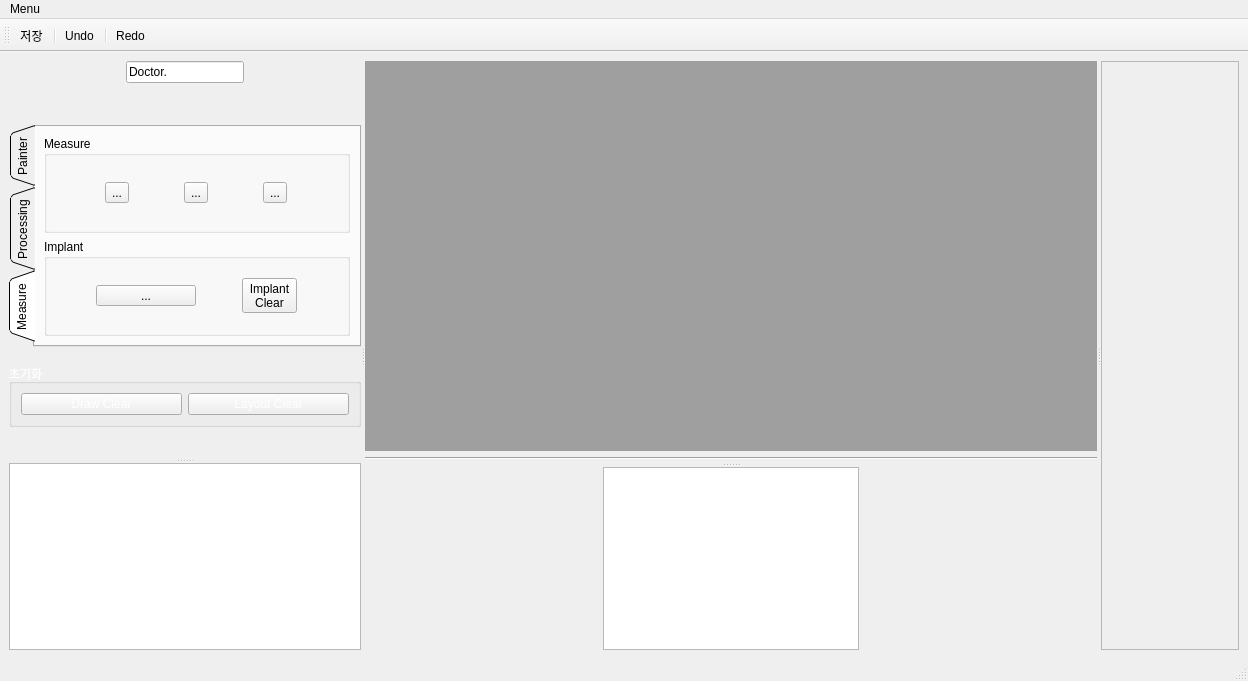
<?xml version="1.0" encoding="UTF-8"?>
<ui version="4.0">
 <class>MainWindow</class>
 <widget class="QMainWindow" name="MainWindow">
  <property name="geometry">
   <rect>
    <x>0</x>
    <y>0</y>
    <width>1248</width>
    <height>681</height>
   </rect>
  </property>
  <property name="windowTitle">
   <string>MainWindow</string>
  </property>
  <property name="styleSheet">
   <string notr="true">QMainWindow {background-color: rgb(32, 56, 100)};

</string>
  </property>
  <widget class="QWidget" name="centralwidget">
   <layout class="QVBoxLayout" name="verticalLayout_2">
    <item>
     <widget class="QSplitter" name="splitter4">
      <property name="orientation">
       <enum>Qt::Horizontal</enum>
      </property>
      <widget class="QSplitter" name="splitter3">
       <property name="orientation">
        <enum>Qt::Horizontal</enum>
       </property>
       <widget class="QSplitter" name="splitter">
        <property name="orientation">
         <enum>Qt::Vertical</enum>
        </property>
        <widget class="QWidget" name="layoutWidget">
         <layout class="QVBoxLayout" name="verticalLayout_8">
          <item>
           <layout class="QVBoxLayout" name="verticalLayout_5">
            <item>
             <layout class="QHBoxLayout" name="horizontalLayout_13">
              <item>
               <spacer name="horizontalSpacer_8">
                <property name="orientation">
                 <enum>Qt::Horizontal</enum>
                </property>
                <property name="sizeHint" stdset="0">
                 <size>
                  <width>40</width>
                  <height>20</height>
                 </size>
                </property>
               </spacer>
              </item>
              <item>
               <widget class="QLineEdit" name="doctorNameLineEdit">
                <property name="text">
                 <string>Doctor.</string>
                </property>
                <property name="readOnly">
                 <bool>true</bool>
                </property>
               </widget>
              </item>
              <item>
               <spacer name="horizontalSpacer_7">
                <property name="orientation">
                 <enum>Qt::Horizontal</enum>
                </property>
                <property name="sizeHint" stdset="0">
                 <size>
                  <width>40</width>
                  <height>20</height>
                 </size>
                </property>
               </spacer>
              </item>
             </layout>
            </item>
            <item>
             <spacer name="verticalSpacer_3">
              <property name="orientation">
               <enum>Qt::Vertical</enum>
              </property>
              <property name="sizeHint" stdset="0">
               <size>
                <width>20</width>
                <height>40</height>
               </size>
              </property>
             </spacer>
            </item>
           </layout>
          </item>
          <item>
           <widget class="QTabWidget" name="tabWidget">
            <property name="tabPosition">
             <enum>QTabWidget::West</enum>
            </property>
            <property name="tabShape">
             <enum>QTabWidget::Triangular</enum>
            </property>
            <property name="currentIndex">
             <number>2</number>
            </property>
            <widget class="QWidget" name="painterTab">
             <attribute name="title">
              <string>Painter</string>
             </attribute>
             <layout class="QVBoxLayout" name="verticalLayout">
              <item>
               <widget class="QGroupBox" name="brushGroupBox">
                <property name="styleSheet">
                 <string notr="true">QGroupBox {color: rgb(255, 255, 255)};</string>
                </property>
                <property name="title">
                 <string>Brush</string>
                </property>
                <layout class="QHBoxLayout" name="horizontalLayout_6">
                 <item>
                  <widget class="QToolButton" name="brushToolButton">
                   <property name="styleSheet">
                    <string notr="true">QToolButton {color: rgb(255, 255, 255)};
</string>
                   </property>
                   <property name="text">
                    <string>Brush</string>
                   </property>
                   <property name="icon">
                    <iconset resource="Image.qrc">
                     <normaloff>:/icon/Image/draw2.png</normaloff>:/icon/Image/draw2.png</iconset>
                   </property>
                  </widget>
                 </item>
                 <item>
                  <widget class="QSpinBox" name="spinBox"/>
                 </item>
                </layout>
               </widget>
              </item>
              <item>
               <widget class="QGroupBox" name="figureGroupBox">
                <property name="styleSheet">
                 <string notr="true">QGroupBox {color: rgb(255, 255, 255)};</string>
                </property>
                <property name="title">
                 <string>Figure</string>
                </property>
                <layout class="QHBoxLayout" name="horizontalLayout_3">
                 <item>
                  <widget class="QToolButton" name="circleToolButton">
                   <property name="minimumSize">
                    <size>
                     <width>0</width>
                     <height>0</height>
                    </size>
                   </property>
                   <property name="text">
                    <string>...</string>
                   </property>
                   <property name="icon">
                    <iconset resource="Image.qrc">
                     <normaloff>:/icon/Image/circle2.png</normaloff>:/icon/Image/circle2.png</iconset>
                   </property>
                   <property name="iconSize">
                    <size>
                     <width>30</width>
                     <height>30</height>
                    </size>
                   </property>
                  </widget>
                 </item>
                 <item>
                  <widget class="QToolButton" name="triangleToolButton">
                   <property name="minimumSize">
                    <size>
                     <width>0</width>
                     <height>0</height>
                    </size>
                   </property>
                   <property name="text">
                    <string>...</string>
                   </property>
                   <property name="icon">
                    <iconset resource="Image.qrc">
                     <normaloff>:/icon/Image/triangle2.png</normaloff>:/icon/Image/triangle2.png</iconset>
                   </property>
                   <property name="iconSize">
                    <size>
                     <width>30</width>
                     <height>30</height>
                    </size>
                   </property>
                  </widget>
                 </item>
                 <item>
                  <widget class="QToolButton" name="rectangleToolButton">
                   <property name="minimumSize">
                    <size>
                     <width>0</width>
                     <height>0</height>
                    </size>
                   </property>
                   <property name="text">
                    <string>...</string>
                   </property>
                   <property name="icon">
                    <iconset resource="Image.qrc">
                     <normaloff>:/icon/Image/rectangle2.png</normaloff>:/icon/Image/rectangle2.png</iconset>
                   </property>
                   <property name="iconSize">
                    <size>
                     <width>30</width>
                     <height>30</height>
                    </size>
                   </property>
                  </widget>
                 </item>
                 <item>
                  <widget class="QToolButton" name="arrowToolButton">
                   <property name="minimumSize">
                    <size>
                     <width>0</width>
                     <height>0</height>
                    </size>
                   </property>
                   <property name="text">
                    <string>...</string>
                   </property>
                   <property name="icon">
                    <iconset resource="Image.qrc">
                     <normaloff>:/icon/Image/arrow3.png</normaloff>:/icon/Image/arrow3.png</iconset>
                   </property>
                   <property name="iconSize">
                    <size>
                     <width>30</width>
                     <height>30</height>
                    </size>
                   </property>
                  </widget>
                 </item>
                </layout>
               </widget>
              </item>
              <item>
               <widget class="QGroupBox" name="colorGroupBox">
                <property name="styleSheet">
                 <string notr="true">QGroupBox {color: rgb(255, 255, 255)};</string>
                </property>
                <property name="title">
                 <string>Color</string>
                </property>
                <layout class="QHBoxLayout" name="horizontalLayout_4">
                 <item>
                  <widget class="QToolButton" name="colorToolButton">
                   <property name="layoutDirection">
                    <enum>Qt::LeftToRight</enum>
                   </property>
                   <property name="text">
                    <string>Color</string>
                   </property>
                   <property name="icon">
                    <iconset resource="Image.qrc">
                     <normaloff>:/icon/Image/color.png</normaloff>:/icon/Image/color.png</iconset>
                   </property>
                   <property name="iconSize">
                    <size>
                     <width>150</width>
                     <height>15</height>
                    </size>
                   </property>
                  </widget>
                 </item>
                </layout>
               </widget>
              </item>
             </layout>
            </widget>
            <widget class="QWidget" name="processingTab">
             <attribute name="title">
              <string>Processing</string>
             </attribute>
             <layout class="QVBoxLayout" name="verticalLayout_4">
              <item>
               <widget class="QGroupBox" name="imageGroupBox">
                <property name="styleSheet">
                 <string notr="true">QGroupBox {color: rgb(255, 255, 255)};</string>
                </property>
                <property name="title">
                 <string>Image</string>
                </property>
                <layout class="QVBoxLayout" name="verticalLayout_3">
                 <item>
                  <layout class="QHBoxLayout" name="horizontalLayout_7">
                   <item>
                    <widget class="QToolButton" name="brightToolButton">
                     <property name="text">
                      <string>...</string>
                     </property>
                     <property name="icon">
                      <iconset resource="Image.qrc">
                       <normaloff>:/icon/Image/bright.png</normaloff>:/icon/Image/bright.png</iconset>
                     </property>
                     <property name="iconSize">
                      <size>
                       <width>30</width>
                       <height>30</height>
                      </size>
                     </property>
                    </widget>
                   </item>
                   <item>
                    <widget class="QToolButton" name="brightnessToolButton">
                     <property name="text">
                      <string>...</string>
                     </property>
                     <property name="icon">
                      <iconset resource="Image.qrc">
                       <normaloff>:/icon/Image/brightness.png</normaloff>:/icon/Image/brightness.png</iconset>
                     </property>
                     <property name="iconSize">
                      <size>
                       <width>30</width>
                       <height>30</height>
                      </size>
                     </property>
                    </widget>
                   </item>
                   <item>
                    <widget class="QToolButton" name="sharpenToolButton">
                     <property name="text">
                      <string>...</string>
                     </property>
                     <property name="icon">
                      <iconset resource="Image.qrc">
                       <normaloff>:/icon/Image/sharpen.png</normaloff>:/icon/Image/sharpen.png</iconset>
                     </property>
                     <property name="iconSize">
                      <size>
                       <width>30</width>
                       <height>30</height>
                      </size>
                     </property>
                    </widget>
                   </item>
                  </layout>
                 </item>
                 <item>
                  <layout class="QHBoxLayout" name="horizontalLayout_9">
                   <item>
                    <widget class="QToolButton" name="contrastToolButton">
                     <property name="text">
                      <string>...</string>
                     </property>
                     <property name="icon">
                      <iconset resource="Image.qrc">
                       <normaloff>:/icon/Image/Contrast.png</normaloff>:/icon/Image/Contrast.png</iconset>
                     </property>
                     <property name="iconSize">
                      <size>
                       <width>30</width>
                       <height>30</height>
                      </size>
                     </property>
                    </widget>
                   </item>
                   <item>
                    <widget class="QToolButton" name="verticalFlipToolButton">
                     <property name="text">
                      <string>...</string>
                     </property>
                     <property name="icon">
                      <iconset resource="Image.qrc">
                       <normaloff>:/icon/Image/vertical flip.png</normaloff>:/icon/Image/vertical flip.png</iconset>
                     </property>
                     <property name="iconSize">
                      <size>
                       <width>30</width>
                       <height>30</height>
                      </size>
                     </property>
                    </widget>
                   </item>
                   <item>
                    <widget class="QToolButton" name="horizontalFlipToolButton">
                     <property name="text">
                      <string>...</string>
                     </property>
                     <property name="icon">
                      <iconset resource="Image.qrc">
                       <normaloff>:/icon/Image/horizontal flip.png</normaloff>:/icon/Image/horizontal flip.png</iconset>
                     </property>
                     <property name="iconSize">
                      <size>
                       <width>30</width>
                       <height>30</height>
                      </size>
                     </property>
                    </widget>
                   </item>
                  </layout>
                 </item>
                 <item>
                  <layout class="QHBoxLayout" name="horizontalLayout_10">
                   <item>
                    <widget class="QToolButton" name="zoomInToolButton">
                     <property name="text">
                      <string>...</string>
                     </property>
                     <property name="icon">
                      <iconset resource="Image.qrc">
                       <normaloff>:/icon/Image/zoom.png</normaloff>:/icon/Image/zoom.png</iconset>
                     </property>
                     <property name="iconSize">
                      <size>
                       <width>30</width>
                       <height>30</height>
                      </size>
                     </property>
                    </widget>
                   </item>
                   <item>
                    <widget class="QToolButton" name="zoomOutToolButton">
                     <property name="text">
                      <string>...</string>
                     </property>
                     <property name="icon">
                      <iconset resource="Image.qrc">
                       <normaloff>:/icon/Image/zoomOut.png</normaloff>:/icon/Image/zoomOut.png</iconset>
                     </property>
                     <property name="iconSize">
                      <size>
                       <width>30</width>
                       <height>30</height>
                      </size>
                     </property>
                    </widget>
                   </item>
                   <item>
                    <widget class="QToolButton" name="panningToolButton">
                     <property name="text">
                      <string>...</string>
                     </property>
                     <property name="icon">
                      <iconset resource="Image.qrc">
                       <normaloff>:/icon/Image/panning.png</normaloff>:/icon/Image/panning.png</iconset>
                     </property>
                     <property name="iconSize">
                      <size>
                       <width>30</width>
                       <height>30</height>
                      </size>
                     </property>
                    </widget>
                   </item>
                  </layout>
                 </item>
                 <item>
                  <layout class="QHBoxLayout" name="horizontalLayout_12">
                   <item>
                    <widget class="QToolButton" name="leftRotateToolButton">
                     <property name="text">
                      <string>...</string>
                     </property>
                     <property name="icon">
                      <iconset resource="Image.qrc">
                       <normaloff>:/icon/Image/rotate_L.png</normaloff>:/icon/Image/rotate_L.png</iconset>
                     </property>
                     <property name="iconSize">
                      <size>
                       <width>30</width>
                       <height>30</height>
                      </size>
                     </property>
                    </widget>
                   </item>
                   <item>
                    <widget class="QToolButton" name="rightRotateToolButton">
                     <property name="text">
                      <string>...</string>
                     </property>
                     <property name="icon">
                      <iconset resource="Image.qrc">
                       <normaloff>:/icon/Image/rotate_R.png</normaloff>:/icon/Image/rotate_R.png</iconset>
                     </property>
                     <property name="iconSize">
                      <size>
                       <width>30</width>
                       <height>30</height>
                      </size>
                     </property>
                    </widget>
                   </item>
                   <item>
                    <widget class="QPushButton" name="sourceSizePushButton">
                     <property name="styleSheet">
                      <string notr="true">QPushButton {background-color: rgb(217, 217, 217)};</string>
                     </property>
                     <property name="text">
                      <string>Source
Size</string>
                     </property>
                    </widget>
                   </item>
                  </layout>
                 </item>
                </layout>
               </widget>
              </item>
             </layout>
            </widget>
            <widget class="QWidget" name="measueTab">
             <attribute name="title">
              <string>Measure</string>
             </attribute>
             <layout class="QVBoxLayout" name="verticalLayout_6">
              <item>
               <widget class="QGroupBox" name="measureGroupBox">
                <property name="styleSheet">
                 <string notr="true">QGroupBox {color: rgb(255, 255, 255)};</string>
                </property>
                <property name="title">
                 <string>Measure</string>
                </property>
                <layout class="QHBoxLayout" name="horizontalLayout_5">
                 <item>
                  <widget class="QToolButton" name="rulerToolButton">
                   <property name="minimumSize">
                    <size>
                     <width>0</width>
                     <height>0</height>
                    </size>
                   </property>
                   <property name="text">
                    <string>...</string>
                   </property>
                   <property name="icon">
                    <iconset resource="Image.qrc">
                     <normaloff>:/icon/Image/ruler.png</normaloff>:/icon/Image/ruler.png</iconset>
                   </property>
                   <property name="iconSize">
                    <size>
                     <width>30</width>
                     <height>30</height>
                    </size>
                   </property>
                  </widget>
                 </item>
                 <item>
                  <widget class="QToolButton" name="measureToolButton">
                   <property name="minimumSize">
                    <size>
                     <width>0</width>
                     <height>0</height>
                    </size>
                   </property>
                   <property name="text">
                    <string>...</string>
                   </property>
                   <property name="icon">
                    <iconset resource="Image.qrc">
                     <normaloff>:/icon/Image/measure.png</normaloff>:/icon/Image/measure.png</iconset>
                   </property>
                   <property name="iconSize">
                    <size>
                     <width>30</width>
                     <height>30</height>
                    </size>
                   </property>
                  </widget>
                 </item>
                 <item>
                  <widget class="QToolButton" name="protractorToolButton">
                   <property name="minimumSize">
                    <size>
                     <width>0</width>
                     <height>0</height>
                    </size>
                   </property>
                   <property name="text">
                    <string>...</string>
                   </property>
                   <property name="icon">
                    <iconset resource="Image.qrc">
                     <normaloff>:/icon/Image/progtractor.png</normaloff>:/icon/Image/progtractor.png</iconset>
                   </property>
                   <property name="iconSize">
                    <size>
                     <width>30</width>
                     <height>30</height>
                    </size>
                   </property>
                  </widget>
                 </item>
                </layout>
               </widget>
              </item>
              <item>
               <widget class="QGroupBox" name="implantGroupBox">
                <property name="styleSheet">
                 <string notr="true">QGroupBox {color: rgb(255, 255, 255)};</string>
                </property>
                <property name="title">
                 <string>Implant</string>
                </property>
                <layout class="QHBoxLayout" name="horizontalLayout_11">
                 <item>
                  <widget class="QToolButton" name="implantToolButton">
                   <property name="minimumSize">
                    <size>
                     <width>100</width>
                     <height>0</height>
                    </size>
                   </property>
                   <property name="sizeIncrement">
                    <size>
                     <width>0</width>
                     <height>0</height>
                    </size>
                   </property>
                   <property name="text">
                    <string>...</string>
                   </property>
                   <property name="icon">
                    <iconset resource="Image.qrc">
                     <normaloff>:/icon/Image/implant.png</normaloff>:/icon/Image/implant.png</iconset>
                   </property>
                   <property name="iconSize">
                    <size>
                     <width>30</width>
                     <height>30</height>
                    </size>
                   </property>
                  </widget>
                 </item>
                 <item>
                  <widget class="QToolButton" name="implantClearToolButton">
                   <property name="text">
                    <string>Implant
Clear</string>
                   </property>
                  </widget>
                 </item>
                </layout>
               </widget>
              </item>
             </layout>
            </widget>
           </widget>
          </item>
          <item>
           <layout class="QVBoxLayout" name="verticalLayout_7">
            <item>
             <spacer name="verticalSpacer_4">
              <property name="orientation">
               <enum>Qt::Vertical</enum>
              </property>
              <property name="sizeHint" stdset="0">
               <size>
                <width>20</width>
                <height>15</height>
               </size>
              </property>
             </spacer>
            </item>
            <item>
             <widget class="QGroupBox" name="initializationGroupBox">
              <property name="palette">
               <palette>
                <active>
                 <colorrole role="WindowText">
                  <brush brushstyle="SolidPattern">
                   <color alpha="255">
                    <red>255</red>
                    <green>255</green>
                    <blue>255</blue>
                   </color>
                  </brush>
                 </colorrole>
                 <colorrole role="Text">
                  <brush brushstyle="SolidPattern">
                   <color alpha="255">
                    <red>255</red>
                    <green>255</green>
                    <blue>255</blue>
                   </color>
                  </brush>
                 </colorrole>
                 <colorrole role="ButtonText">
                  <brush brushstyle="SolidPattern">
                   <color alpha="255">
                    <red>255</red>
                    <green>255</green>
                    <blue>255</blue>
                   </color>
                  </brush>
                 </colorrole>
                 <colorrole role="PlaceholderText">
                  <brush brushstyle="SolidPattern">
                   <color alpha="255">
                    <red>255</red>
                    <green>255</green>
                    <blue>255</blue>
                   </color>
                  </brush>
                 </colorrole>
                </active>
                <inactive>
                 <colorrole role="WindowText">
                  <brush brushstyle="SolidPattern">
                   <color alpha="255">
                    <red>255</red>
                    <green>255</green>
                    <blue>255</blue>
                   </color>
                  </brush>
                 </colorrole>
                 <colorrole role="Text">
                  <brush brushstyle="SolidPattern">
                   <color alpha="255">
                    <red>255</red>
                    <green>255</green>
                    <blue>255</blue>
                   </color>
                  </brush>
                 </colorrole>
                 <colorrole role="ButtonText">
                  <brush brushstyle="SolidPattern">
                   <color alpha="255">
                    <red>255</red>
                    <green>255</green>
                    <blue>255</blue>
                   </color>
                  </brush>
                 </colorrole>
                 <colorrole role="PlaceholderText">
                  <brush brushstyle="SolidPattern">
                   <color alpha="255">
                    <red>255</red>
                    <green>255</green>
                    <blue>255</blue>
                   </color>
                  </brush>
                 </colorrole>
                </inactive>
                <disabled>
                 <colorrole role="WindowText">
                  <brush brushstyle="SolidPattern">
                   <color alpha="255">
                    <red>255</red>
                    <green>255</green>
                    <blue>255</blue>
                   </color>
                  </brush>
                 </colorrole>
                 <colorrole role="Text">
                  <brush brushstyle="SolidPattern">
                   <color alpha="255">
                    <red>255</red>
                    <green>255</green>
                    <blue>255</blue>
                   </color>
                  </brush>
                 </colorrole>
                 <colorrole role="ButtonText">
                  <brush brushstyle="SolidPattern">
                   <color alpha="255">
                    <red>255</red>
                    <green>255</green>
                    <blue>255</blue>
                   </color>
                  </brush>
                 </colorrole>
                 <colorrole role="PlaceholderText">
                  <brush brushstyle="SolidPattern">
                   <color alpha="255">
                    <red>255</red>
                    <green>255</green>
                    <blue>255</blue>
                   </color>
                  </brush>
                 </colorrole>
                </disabled>
               </palette>
              </property>
              <property name="autoFillBackground">
               <bool>false</bool>
              </property>
              <property name="styleSheet">
               <string notr="true">QGroupBox {color: rgb(255, 255, 255)};


</string>
              </property>
              <property name="title">
               <string>초기화</string>
              </property>
              <property name="checkable">
               <bool>false</bool>
              </property>
              <layout class="QHBoxLayout" name="horizontalLayout_8">
               <item>
                <widget class="QPushButton" name="drawClearPushButton">
                 <property name="styleSheet">
                  <string notr="true">QPushButton {background-color: rgb(217, 217, 217)};</string>
                 </property>
                 <property name="text">
                  <string>Draw Clear</string>
                 </property>
                </widget>
               </item>
               <item>
                <widget class="QPushButton" name="layoutClearPushButton">
                 <property name="styleSheet">
                  <string notr="true">QPushButton {background-color: rgb(217, 217, 217)};
</string>
                 </property>
                 <property name="text">
                  <string>Layout Clear</string>
                 </property>
                </widget>
               </item>
              </layout>
             </widget>
            </item>
           </layout>
          </item>
          <item>
           <spacer name="verticalSpacer_2">
            <property name="orientation">
             <enum>Qt::Vertical</enum>
            </property>
            <property name="sizeHint" stdset="0">
             <size>
              <width>256</width>
              <height>36</height>
             </size>
            </property>
           </spacer>
          </item>
         </layout>
        </widget>
        <widget class="QTableView" name="patientTableView">
         <property name="editTriggers">
          <set>QAbstractItemView::NoEditTriggers</set>
         </property>
         <property name="alternatingRowColors">
          <bool>true</bool>
         </property>
         <property name="selectionBehavior">
          <enum>QAbstractItemView::SelectRows</enum>
         </property>
         <attribute name="verticalHeaderDefaultSectionSize">
          <number>30</number>
         </attribute>
        </widget>
       </widget>
       <widget class="QSplitter" name="splitter2">
        <property name="orientation">
         <enum>Qt::Vertical</enum>
        </property>
        <widget class="QWidget" name="layoutWidget">
         <layout class="QVBoxLayout" name="verticalLayout_11">
          <item>
           <widget class="QMdiArea" name="mdiArea">
            <property name="styleSheet">
             <string notr="true">QMdiArea {background-color: rgb(32, 56, 100)};
</string>
            </property>
            <property name="viewMode">
             <enum>QMdiArea::TabbedView</enum>
            </property>
           </widget>
          </item>
          <item>
           <widget class="Line" name="line">
            <property name="orientation">
             <enum>Qt::Horizontal</enum>
            </property>
           </widget>
          </item>
          <item>
           <spacer name="verticalSpacer">
            <property name="orientation">
             <enum>Qt::Vertical</enum>
            </property>
            <property name="sizeHint" stdset="0">
             <size>
              <width>522</width>
              <height>13</height>
             </size>
            </property>
           </spacer>
          </item>
         </layout>
        </widget>
        <widget class="QWidget" name="layoutWidget">
         <layout class="QHBoxLayout" name="horizontalLayout_14">
          <item>
           <spacer name="horizontalSpacer_9">
            <property name="orientation">
             <enum>Qt::Horizontal</enum>
            </property>
            <property name="sizeHint" stdset="0">
             <size>
              <width>40</width>
              <height>20</height>
             </size>
            </property>
           </spacer>
          </item>
          <item>
           <widget class="QListWidget" name="listWidget"/>
          </item>
          <item>
           <spacer name="horizontalSpacer_10">
            <property name="orientation">
             <enum>Qt::Horizontal</enum>
            </property>
            <property name="sizeHint" stdset="0">
             <size>
              <width>40</width>
              <height>20</height>
             </size>
            </property>
           </spacer>
          </item>
         </layout>
        </widget>
       </widget>
      </widget>
      <widget class="QFrame" name="frame">
       <property name="maximumSize">
        <size>
         <width>16777215</width>
         <height>16777215</height>
        </size>
       </property>
       <property name="frameShape">
        <enum>QFrame::StyledPanel</enum>
       </property>
       <property name="frameShadow">
        <enum>QFrame::Raised</enum>
       </property>
      </widget>
     </widget>
    </item>
   </layout>
  </widget>
  <widget class="QMenuBar" name="menubar">
   <property name="geometry">
    <rect>
     <x>0</x>
     <y>0</y>
     <width>1248</width>
     <height>26</height>
    </rect>
   </property>
   <widget class="QMenu" name="menuMenu">
    <property name="title">
     <string>Menu</string>
    </property>
   </widget>
   <addaction name="menuMenu"/>
  </widget>
  <widget class="QStatusBar" name="statusbar"/>
  <widget class="QToolBar" name="toolBar">
   <property name="windowTitle">
    <string>toolBar</string>
   </property>
   <attribute name="toolBarArea">
    <enum>TopToolBarArea</enum>
   </attribute>
   <attribute name="toolBarBreak">
    <bool>false</bool>
   </attribute>
   <addaction name="actionSave"/>
   <addaction name="separator"/>
   <addaction name="actionUndo"/>
   <addaction name="separator"/>
   <addaction name="actionRedo"/>
  </widget>
  <action name="actionSave">
   <property name="text">
    <string>저장</string>
   </property>
  </action>
  <action name="actionRedo">
   <property name="text">
    <string>Redo</string>
   </property>
  </action>
  <action name="actionUndo">
   <property name="text">
    <string>Undo</string>
   </property>
  </action>
 </widget>
 <resources>
  <include location="Image.qrc"/>
 </resources>
 <connections/>
</ui>
